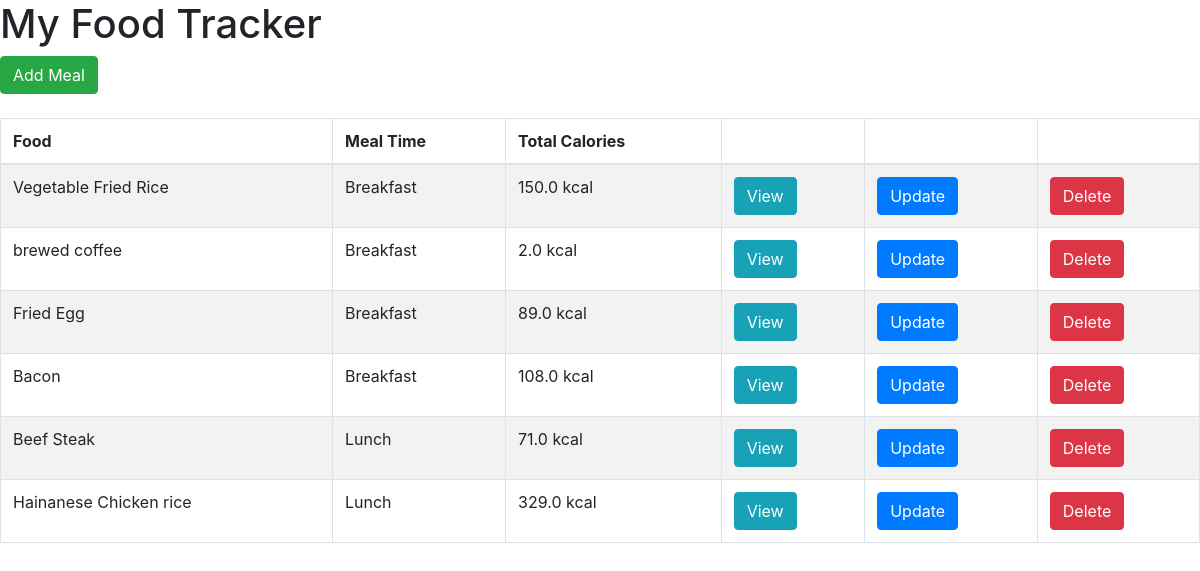
The page / on the database its author committed.
### food/models.py (models this page shows, shortened)
class Meal(models.Model):
    BREAKFAST = 1
    MORNING_SNACK = 2
    LUNCH = 3
    AFTERNOON_SNACK = 4
    DINNER = 5
    EVENING_SNACK = 6
    MEAL_TIME_TYPES = (
        (BREAKFAST, "Breakfast"),
        (MORNING_SNACK, "Morning Snack"),
        (LUNCH, "Lunch"),
        (AFTERNOON_SNACK, "Afternoon Snack"),
        (DINNER, "Dinner"),
        (EVENING_SNACK, "Evening Snack")
    )
    food = models.ForeignKey(Food, verbose_name="Food" , on_delete = models.CASCADE)
    serving_size = models.IntegerField(verbose_name="Serving Size")
    meal_time = models.IntegerField(verbose_name="Meal Time", choices=MEAL_TIME_TYPES)
    def get_total_calories(self):
        return self.serving_size * self.food.calories

class Food(models.Model):
    name = models.CharField(verbose_name="Food Name", max_length=200)
    calories = models.FloatField(verbose_name="Calories (kcal)")
    total_fat = models.FloatField(verbose_name="Total Fat (g)")
    saturated_fat = models.FloatField(verbose_name="Saturated Fat (g)")
    cholesterol = models.FloatField(verbose_name="Cholesterol (mg)")
    sodium = models.FloatField(verbose_name="Sodium (mg)")
    total_carbohydrate = models.FloatField(verbose_name="Total Carbohydrate (g)")
    dietary_fibre = models.FloatField(verbose_name="Dietary Fibre (g)")
    sugar = models.FloatField(verbose_name="Sugar (g)")
    protein = models.FloatField(verbose_name="Protein (g)")

### food/views.py (the view)
# urls.py: url(r'^$', index, name='index'),
def index(request):
    template = 'list.html'
    meals = Meal.objects.all()
    context = {
    'meals': meals,
    }
    return render(request, template, context)

### templates/list.html (shortened to what this page needs)
<html>
	<head>
		<link rel="stylesheet" href="https://stackpath.bootstrapcdn.com/bootstrap/4.1.1/css/bootstrap.min.css">
	</head>
	<body>
		<h1>My Food Tracker</h1>
		<a href="{% url 'food:add-meal' %}" class="btn btn-success">Add Meal</a> <br /><br />
		<table class="table table-striped table-bordered">
			<thead>
				<tr>
					<th>Food</th>
					<th>Meal Time</th>
					<th>Total Calories</th>
					<th></th>
					<th></th>
					<th></th>
				</tr>
			</thead>
			<tbody>
				{% for meal in meals %}
				<tr>
					<td>{{ meal.food.name }}</td>
					<td>{{ meal.get_meal_time_display }}</td>
					<td>{{ meal.get_total_calories }} kcal</td>
					<td>
						<a href="{% url 'food:view-meal' meal.id %}" class="btn btn-info">View</a>
					</td>
					<td>
						<a href="{% url 'food:update-meal' meal.id %}" class="btn btn-primary">Update</a>
					</td>
					<td>
						<a href="{% url 'food:delete-meal' meal.id %}" class="btn btn-danger">Delete</a>
					</td>
				</tr>
				{% empty %}
				<tr>
					<td colspan=6>No meals yet</td>
				</tr>
				{% endfor %}
			</tbody>
		</table>
	</body>
</html>

### rows shown on the page
Meal: food.name "Vegetable Fried Rice", meal_time "Breakfast", get_total_calories "150.0"
Meal: food.name "brewed coffee", meal_time "Breakfast", get_total_calories "2.0"
Meal: food.name "Fried Egg", meal_time "Breakfast", get_total_calories "89.0"
Meal: food.name "Bacon", meal_time "Breakfast", get_total_calories "108.0"
Meal: food.name "Beef Steak", meal_time "Lunch", get_total_calories "71.0"
Meal: food.name "Hainanese Chicken rice", meal_time "Lunch", get_total_calories "329.0"
